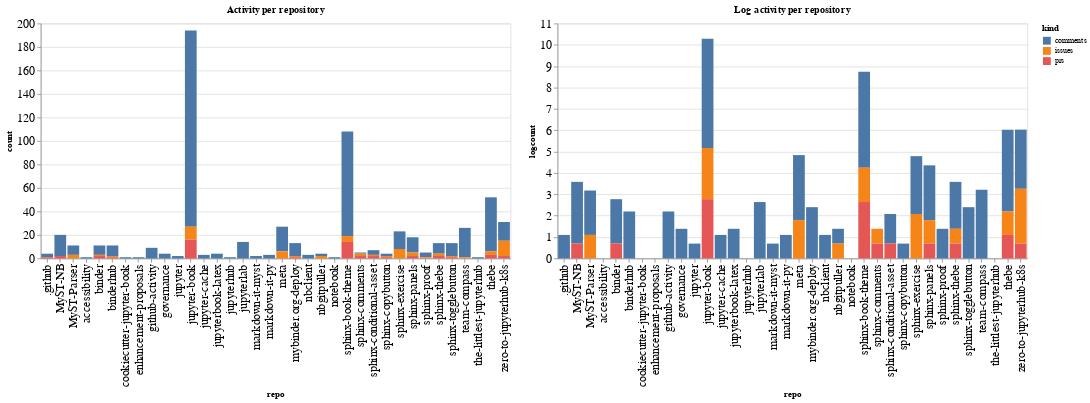

Notebook source saved alongside this figure:
### Code cell
ch1 = alt.Chart(repo_summaries, width=600, title="Activity per repository").mark_bar().encode(
    x='repo',
    y='count',
    color='kind',
    tooltip="kind"
)

ch2 = alt.Chart(repo_summaries, width=600, title="Log activity per repository").mark_bar().encode(
    x='repo',
    y='logcount',
    color='kind',
    tooltip="kind"
)

ch1 | ch2

### Figure 1 — Vega-Lite specification as saved in the notebook (floating-point values rounded to 4 significant figures)
{"config": {"axisLeft": {"labelFontSize": 15}, "axisBottom": {"labelFontSize": 15}}, "hconcat": [{"mark": "bar", "encoding": {"color": {"type": "nominal", "field": "kind"}, "tooltip": {"type": "nominal", "field": "kind"}, "x": {"type": "nominal", "field": "repo"}, "y": {"type": "quantitative", "field": "count"}}, "title": "Activity per repository", "width": 600}, {"mark": "bar", "encoding": {"color": {"type": "nominal", "field": "kind"}, "tooltip": {"type": "nominal", "field": "kind"}, "x": {"type": "nominal", "field": "repo"}, "y": {"type": "quantitative", "field": "logcount"}}, "title": "Log activity per repository", "width": 600}], "data": {"name": "data-c83e08ec82ad4f8ead9fb691c53e0571"}, "$schema": "https://vega.github.io/schema/vega-lite/v4.8.1.json", "datasets": {"data-c83e08ec82ad4f8ead9fb691c53e0571": [{"repo": ".github", "kind": "comments", "count": 3, "logcount": 1.099}, {"repo": ".github", "kind": "prs", "count": 1, "logcount": 0.0}, {"repo": "MyST-NB", "kind": "comments", "count": 18, "logcount": 2.89}, {"repo": "MyST-NB", "kind": "prs", "count": 2, "logcount": 0.6931}, {"repo": "MyST-Parser", "kind": "comments", "count": 8, "logcount": 2.079}, {"repo": "MyST-Parser", "kind": "issues", "count": 3, "logcount": 1.099}, {"repo": "accessibility", "kind": "comments", "count": 1, "logcount": 0.0}, {"repo": "binder", "kind": "comments", "count": 8, "logcount": 2.079}, {"repo": "binder", "kind": "issues", "count": 1, "logcount": 0.0}, {"repo": "binder", "kind": "prs", "count": 2, "logcount": 0.6931}, {"repo": "binderhub", "kind": "comments", "count": 9, "logcount": 2.197}, {"repo": "binderhub", "kind": "issues", "count": 1, "logcount": 0.0}, {"repo": "binderhub", "kind": "prs", "count": 1, "logcount": 0.0}, {"repo": "cookiecutter-jupyter-book", "kind": "comments", "count": 1, "logcount": 0.0}, {"repo": "enhancement-proposals", "kind": "comments", "count": 1, "logcount": 0.0}, {"repo": "github-activity", "kind": "comments", "count": 9, "logcount": 2.197}, {"repo": "governance", "kind": "comments", "count": 4, "logcount": 1.386}, {"repo": "jupyter", "kind": "comments", "count": 2, "logcount": 0.6931}, {"repo": "jupyter-book", "kind": "comments", "count": 167, "logcount": 5.118}, {"repo": "jupyter-book", "kind": "issues", "count": 11, "logcount": 2.398}, {"repo": "jupyter-book", "kind": "prs", "count": 16, "logcount": 2.773}, {"repo": "jupyter-cache", "kind": "comments", "count": 3, "logcount": 1.099}, {"repo": "jupyterbook-latex", "kind": "comments", "count": 4, "logcount": 1.386}, {"repo": "jupyterhub", "kind": "comments", "count": 1, "logcount": 0.0}, {"repo": "jupyterlab", "kind": "comments", "count": 14, "logcount": 2.639}, {"repo": "markdown-it-myst", "kind": "comments", "count": 2, "logcount": 0.6931}, {"repo": "markdown-it-py", "kind": "comments", "count": 3, "logcount": 1.099}, {"repo": "meta", "kind": "comments", "count": 21, "logcount": 3.045}, {"repo": "meta", "kind": "issues", "count": 6, "logcount": 1.792}, {"repo": "mybinder.org-deploy", "kind": "comments", "count": 11, "logcount": 2.398}, {"repo": "mybinder.org-deploy", "kind": "issues", "count": 1, "logcount": 0.0}, {"repo": "mybinder.org-deploy", "kind": "prs", "count": 1, "logcount": 0.0}, {"repo": "nbclient", "kind": "comments", "count": 3, "logcount": 1.099}, {"repo": "nbgitpuller", "kind": "comments", "count": 2, "logcount": 0.6931}, {"repo": "nbgitpuller", "kind": "issues", "count": 2, "logcount": 0.6931}, {"repo": "notebook", "kind": "comments", "count": 1, "logcount": 0.0}, {"repo": "sphinx-book-theme", "kind": "comments", "count": 89, "logcount": 4.489}, {"repo": "sphinx-book-theme", "kind": "issues", "count": 5, "logcount": 1.609}, {"repo": "sphinx-book-theme", "kind": "prs", "count": 14, "logcount": 2.639}, {"repo": "sphinx-comments", "kind": "comments", "count": 1, "logcount": 0.0}, {"repo": "sphinx-comments", "kind": "issues", "count": 2, "logcount": 0.6931}, {"repo": "sphinx-comments", "kind": "prs", "count": 2, "logcount": 0.6931}, {"repo": "sphinx-conditional-asset", "kind": "comments", "count": 4, "logcount": 1.386}, {"repo": "sphinx-conditional-asset", "kind": "issues", "count": 1, "logcount": 0.0}, {"repo": "sphinx-conditional-asset", "kind": "prs", "count": 2, "logcount": 0.6931}, {"repo": "sphinx-copybutton", "kind": "comments", "count": 2, "logcount": 0.6931}, {"repo": "sphinx-copybutton", "kind": "issues", "count": 1, "logcount": 0.0}, {"repo": "sphinx-copybutton", "kind": "prs", "count": 1, "logcount": 0.0}, {"repo": "sphinx-exercise", "kind": "comments", "count": 15, "logcount": 2.708}, {"repo": "sphinx-exercise", "kind": "issues", "count": 8, "logcount": 2.079}, {"repo": "sphinx-panels", "kind": "comments", "count": 13, "logcount": 2.565}, {"repo": "sphinx-panels", "kind": "issues", "count": 3, "logcount": 1.099}, {"repo": "sphinx-panels", "kind": "prs", "count": 2, "logcount": 0.6931}, {"repo": "sphinx-proof", "kind": "comments", "count": 4, "logcount": 1.386}, {"repo": "sphinx-proof", "kind": "issues", "count": 1, "logcount": 0.0}, {"repo": "sphinx-thebe", "kind": "comments", "count": 9, "logcount": 2.197}, {"repo": "sphinx-thebe", "kind": "issues", "count": 2, "logcount": 0.6931}, {"repo": "sphinx-thebe", "kind": "prs", "count": 2, "logcount": 0.6931}, {"repo": "sphinx-togglebutton", "kind": "comments", "count": 11, "logcount": 2.398}, {"repo": "sphinx-togglebutton", "kind": "issues", "count": 1, "logcount": 0.0}, {"repo": "sphinx-togglebutton", "kind": "prs", "count": 1, "logcount": 0.0}, {"repo": "team-compass", "kind": "comments", "count": 25, "logcount": 3.219}, {"repo": "team-compass", "kind": "issues", "count": 1, "logcount": 0.0}, {"repo": "the-littlest-jupyterhub", "kind": "comments", "count": 1, "logcount": 0.0}, {"repo": "thebe", "kind": "comments", "count": 46, "logcount": 3.829}, {"repo": "thebe", "kind": "issues", "count": 3, "logcount": 1.099}, {"repo": "thebe", "kind": "prs", "count": 3, "logcount": 1.099}, {"repo": "zero-to-jupyterhub-k8s", "kind": "comments", "count": 16, "logcount": 2.773}, {"repo": "zero-to-jupyterhub-k8s", "kind": "issues", "count": 13, "logcount": 2.565}, {"repo": "zero-to-jupyterhub-k8s", "kind": "prs", "count": 2, "logcount": 0.6931}]}}
